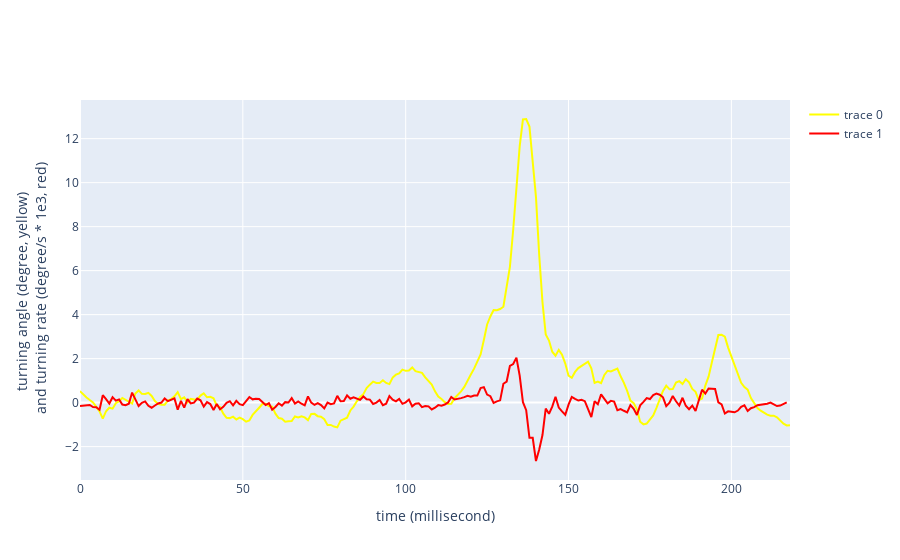

The notebook cell this image was saved under:
### Code cell
f1 = go.Figure(go.Scatter(x = time_Axis, y = omega_smoothed,
    mode = 'lines', line = dict(color = 'yellow')))
f1.add_trace(go.Scatter(x = time_Axis, y = omega_hat,
    mode = 'lines', line = dict(color = 'red')))
f1.update_layout(
        xaxis_title="time (millisecond)",
        yaxis_title=" turning angle (degree, yellow) <br> and turning rate (degree/s * 1e3, red)"
    )
f1

### Figure 1 — Plotly figure (JSON) as saved in the notebook; plotly's stock layout.template omitted (floating-point values rounded to 4 significant figures; data arrays with more than 128 entries replaced by an {"elided": "..."} marker saying what was removed)
{"data": [{"line": {"color": "yellow"}, "mode": "lines", "type": "scatter", "x": {"elided": "220 int values"}, "y": {"elided": "219 float values"}}, {"line": {"color": "red"}, "mode": "lines", "type": "scatter", "x": {"elided": "220 int values"}, "y": {"elided": "218 float values"}}], "layout": {"xaxis": {"title": {"text": "time (millisecond)"}}, "yaxis": {"title": {"text": " turning angle (degree, yellow) <br> and turning rate (degree/s * 1e3, red)"}}}}
